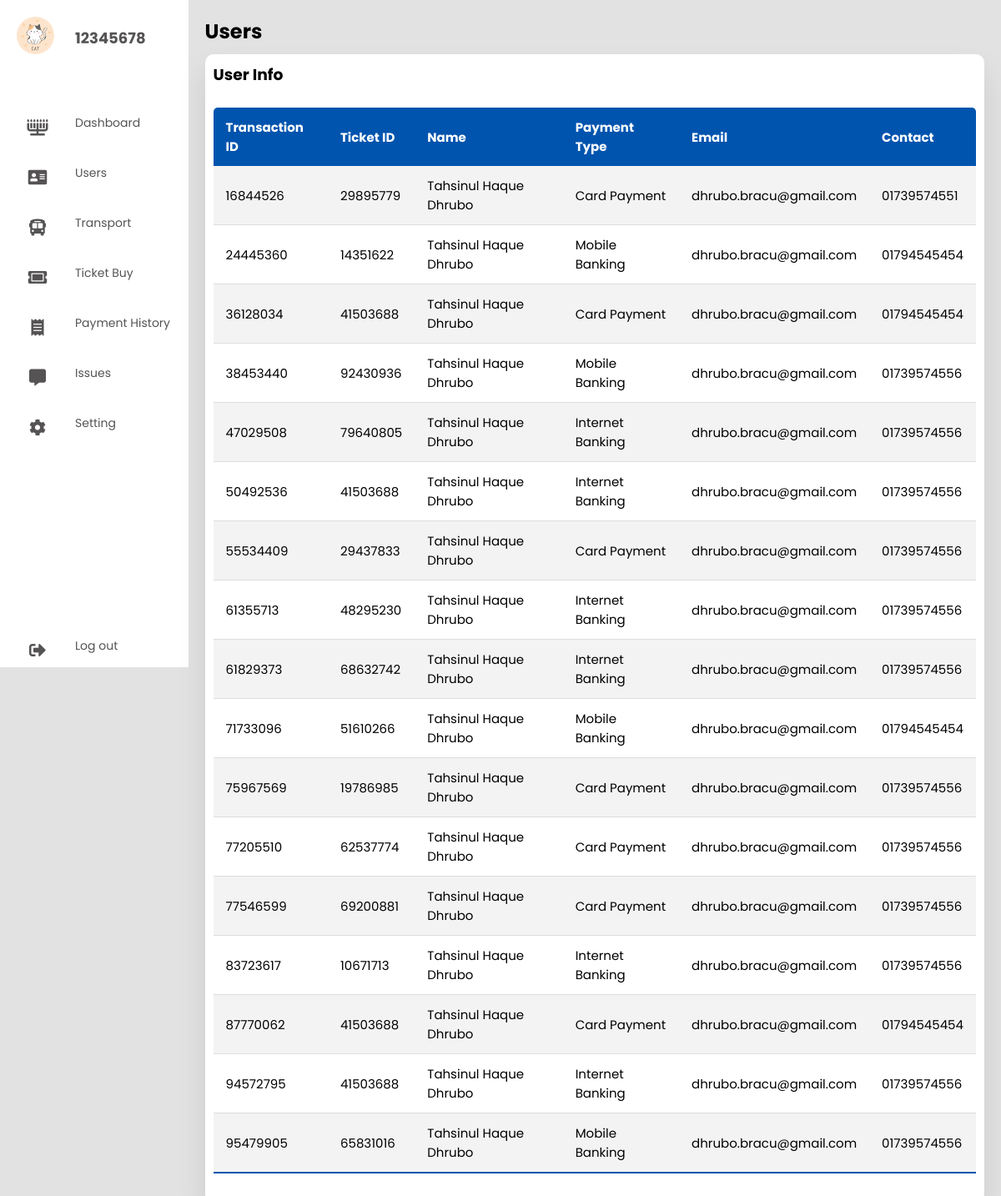
The app's page /Admin/payment_history.php (signed in) with its own data.
### tables this page shows
CREATE TABLE `payment` (
  `Trnx_ID` char(8) NOT NULL,
  `Ticket_ID` char(8) NOT NULL,
  `Name` varchar(30) DEFAULT NULL,
  `Payment_Type` char(16) DEFAULT NULL,
  `Email` varchar(30) DEFAULT NULL,
  `Contact` varchar(11) DEFAULT NULL
);

### Admin/payment_history.php (the view, shortened to what this page needs)
<?php
include 'db.php';
$sql = "SELECT * FROM `payment`";
$result   = mysqli_query($conn, $sql);
$row = mysqli_fetch_array($result);
?>
<!DOCTYPE html>
<html lang="en">
<head>
  <link rel="stylesheet" href="style.css" />
  <link rel="stylesheet" href="https://cdnjs.cloudflare.com/ajax/libs/font-awesome/5.15.4/css/all.min.css"/>
</head>
<body>
  <div class="container">
  <nav>
      <ul>
        <li><a href="#" class="logo">
          <img src="./pic/Admin Cat DP.jpg">
          <span class="nav-item"><?php echo $_SESSION['admin'];?></span>
        </a></li>
        <li><a href="./index.php">
          <i class="fas fa-menorah"></i>
          <span class="nav-item">Dashboard</span>
        </a></li>
        <li><a href="./users.php">
          <i class="fas fa-address-card"></i>
          <span class="nav-item">Users</span>
        </a></li>
        <li><a href="./transport.php">
          <i class="fas fa-bus-alt"></i>
          <span class="nav-item">Transport</span>
        </a></li>
        <li><a href="./ticket_buy.php">
          <i class="fas fa-ticket-alt"></i>
          <span class="nav-item">Ticket Buy</span>
        </a></li>
        <li><a href="./payment_history.php">
          <i class="fas fa-receipt"></i>
          <span class="nav-item">Payment History</span>
        </a></li>
        <li><a href="./issues.php">
          <i class="fas fa-comment-alt"></i>
          <span class="nav-item">Issues</span>
        </a></li>
        <li><a href="./settings.php">
          <i class="fas fa-cog"></i>
          <span class="nav-item">Setting</span>
        </a></li>
        <li><a href="#" class="logout">
          <i class="fas fa-sign-out-alt"></i>
          <span class="nav-item">Log out</span>
        </a></li>
    </nav>
    <section class="main">
      <div class="main-top">
        <h1>Users</h1>
      </div>
      <section class="Users">
        <div class="User-list">
          <h1>User Info</h1>
          <table class="table">
            <thead>
              <tr>
                <th>Transaction ID</th>
                <th>Ticket ID</th>
                <th>Name</th>
                <th>Payment Type</th>
                <th>Email</th>
                <th>Contact</th>
              </tr>
            </thead>
            <tbody>
            <tr>
                <td><?php echo $row['Trnx_ID']?></td>
                <td><?php echo $row['Ticket_ID']?></td>
                <td><?php echo $row['Name']?></td>
                <td><?php echo $row['Payment_Type']?></td>
                <td><?php echo $row['Email']?></td>
                <td><?php echo $row['Contact']?></td>
              </tr>
            <?php while($row = mysqli_fetch_assoc($result)) { ?>
                <tr>
                <td><?php echo $row['Trnx_ID']?></td>
                <td><?php echo $row['Ticket_ID']?></td>
                <td><?php echo $row['Name']?></td>
                <td><?php echo $row['Payment_Type']?></td>
                <td><?php echo $row['Email']?></td>
                <td><?php echo $row['Contact']?></td>
              </tr>
              <?php
            }
            ?>
            </tbody>
          </table>
        </div>
      </section>
    </section>
    </div>
</body>
</html>

### Admin/style.css (style rules this page uses)
* { margin: 0; padding: 0; outline: none; border: none; text-decoration: none; box-sizing: border-box; font-family: "Poppins", sans-serif; }
body { background: rgb(226, 226, 226); }
nav { position: sticky; top: 0; bottom: 0; height: 100vh; left: 0; width: 90px; background: #fff; overflow: hidden; transition: 1s; }
.logo { text-align: center; display: flex; margin: 10px 0 0 10px; padding-bottom: 3rem; }
.logo img { width: 45px; height: 45px; border-radius: 50%; }
.logo span { font-weight: bold; padding-left: 15px; font-size: 18px; text-transform: uppercase; }
a { position: relative; width: 280px; font-size: 14px; color: rgb(85, 83, 83); display: table; padding: 10px; }
nav .fas { position: relative; width: 70px; height: 40px; top: 20px; font-size: 20px; text-align: center; }
.nav-item { position: relative; top: 12px; margin-left: 10px; }
.logout { position: absolute; bottom: 0; }
.container { display: flex; }
.main { position: relative; padding: 20px; width: 100%; }
.main-top { display: flex; width: 100%; }
.User-list { width: 100%; padding: 10px; margin-top: 10px; background: #fff; border-radius: 10px; box-shadow: 0 20px 35px rgba(0, 0, 0, 0.1); }
.table { border-collapse: collapse; margin: 25px 0; font-size: 15px; min-width: 100%; overflow: hidden; border-radius: 5px 5px 0 0; }
table thead tr { color: #fff; background: #0054AE; text-align: left; font-weight: bold; }
.table th, .table td { padding: 12px 15px; }
.table tbody tr { border-bottom: 1px solid #ddd; }
.table tbody tr:nth-of-type(odd) { background: #f3f3f3; }
.table tbody tr:last-of-type { border-bottom: 2px solid #0054AE; }
img { vertical-align: middle; border-style: none; }

### records on screen
payment: Trnx_ID "16844526", Ticket_ID "29895779", Name "Tahsinul Haque Dhrubo", Payment_Type "Card Payment", Email "dhrubo.bracu@gmail.com", Contact "01739574551"
payment: Trnx_ID "24445360", Ticket_ID "14351622", Name "Tahsinul Haque Dhrubo", Payment_Type "Mobile Banking", Email "dhrubo.bracu@gmail.com", Contact "01794545454"
payment: Trnx_ID "36128034", Ticket_ID "41503688", Name "Tahsinul Haque Dhrubo", Payment_Type "Card Payment", Email "dhrubo.bracu@gmail.com", Contact "01794545454"
payment: Trnx_ID "38453440", Ticket_ID "92430936", Name "Tahsinul Haque Dhrubo", Payment_Type "Mobile Banking", Email "dhrubo.bracu@gmail.com", Contact "01739574556"
payment: Trnx_ID "47029508", Ticket_ID "79640805", Name "Tahsinul Haque Dhrubo", Payment_Type "Internet Banking", Email "dhrubo.bracu@gmail.com", Contact "01739574556"
payment: Trnx_ID "50492536", Ticket_ID "41503688", Name "Tahsinul Haque Dhrubo", Payment_Type "Internet Banking", Email "dhrubo.bracu@gmail.com", Contact "01739574556"
payment: Trnx_ID "55534409", Ticket_ID "29437833", Name "Tahsinul Haque Dhrubo", Payment_Type "Card Payment", Email "dhrubo.bracu@gmail.com", Contact "01739574556"
payment: Trnx_ID "61355713", Ticket_ID "48295230", Name "Tahsinul Haque Dhrubo", Payment_Type "Internet Banking", Email "dhrubo.bracu@gmail.com", Contact "01739574556"
payment: Trnx_ID "61829373", Ticket_ID "68632742", Name "Tahsinul Haque Dhrubo", Payment_Type "Internet Banking", Email "dhrubo.bracu@gmail.com", Contact "01739574556"
payment: Trnx_ID "71733096", Ticket_ID "51610266", Name "Tahsinul Haque Dhrubo", Payment_Type "Mobile Banking", Email "dhrubo.bracu@gmail.com", Contact "01794545454"
payment: Trnx_ID "75967569", Ticket_ID "19786985", Name "Tahsinul Haque Dhrubo", Payment_Type "Card Payment", Email "dhrubo.bracu@gmail.com", Contact "01739574556"
payment: Trnx_ID "77205510", Ticket_ID "62537774", Name "Tahsinul Haque Dhrubo", Payment_Type "Card Payment", Email "dhrubo.bracu@gmail.com", Contact "01739574556"
payment: Trnx_ID "77546599", Ticket_ID "69200881", Name "Tahsinul Haque Dhrubo", Payment_Type "Card Payment", Email "dhrubo.bracu@gmail.com", Contact "01739574556"
payment: Trnx_ID "83723617", Ticket_ID "10671713", Name "Tahsinul Haque Dhrubo", Payment_Type "Internet Banking", Email "dhrubo.bracu@gmail.com", Contact "01739574556"
payment: Trnx_ID "87770062", Ticket_ID "41503688", Name "Tahsinul Haque Dhrubo", Payment_Type "Card Payment", Email "dhrubo.bracu@gmail.com", Contact "01794545454"
payment: Trnx_ID "94572795", Ticket_ID "41503688", Name "Tahsinul Haque Dhrubo", Payment_Type "Internet Banking", Email "dhrubo.bracu@gmail.com", Contact "01739574556"
payment: Trnx_ID "95479905", Ticket_ID "65831016", Name "Tahsinul Haque Dhrubo", Payment_Type "Mobile Banking", Email "dhrubo.bracu@gmail.com", Contact "01739574556"

### other values on screen
$_SESSION['admin'] "12345678"
